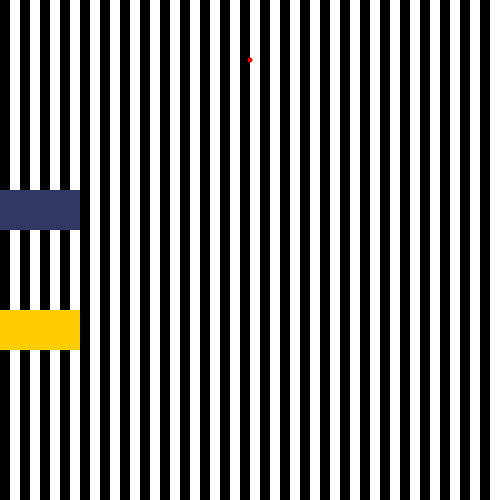
Frame 1 (no input)
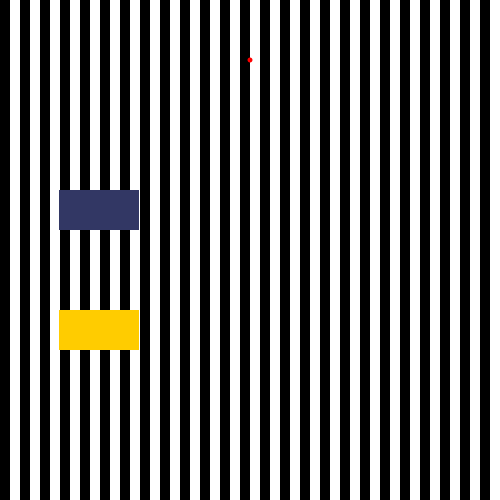
Frame 60 (the mouse pressed at the canvas centre just before this capture)
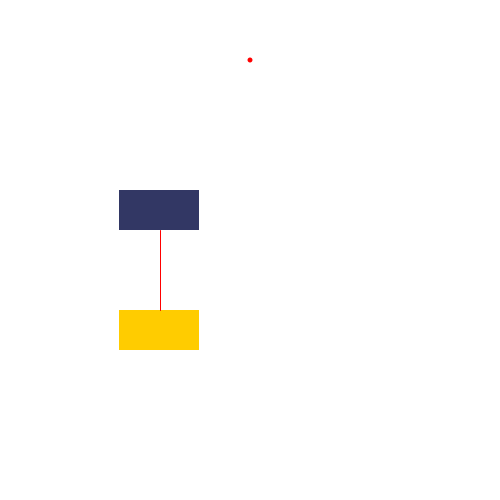
Frame 120 (the mouse held since frame 60 and released just before this capture)

The Processing sketch that drew these frames (run headless with seeded random() and noise(); from frame 60 on, the mouse is pressed at the canvas centre):

// Processing sketch: footsteps
// ── footsteps.pde
// The stripes that will be colored have this color
color blackStripes;
// Number of colored stripes
int stripeCount;
// Used for feet movement
int xPosition;
// Feet dimenions
int footWidth;
int footHeight;
// Separation between middle of canvas and each foot
int footSeparation;

void setup( ) {
  size( 500, 500 );
  blackStripes = color( 0 );
  stripeCount = 24;
  xPosition = 0;
  footWidth = 80;
  footHeight = 40;
  footSeparation = 60;
}

void draw( ) {
  drawStripes( );
  drawFeet( );
  drawMarkers( );
}

void drawStripes( ) {
  noStroke();
  // Filling rectangles interspersed
  boolean filled = true;
  // 'stripeCount * 2' because there is 'stripeCount' black stripes 
  // and 'stripeCount' white stripes.
  int stripeWidth = width / ( stripeCount * 2 );
  for( int i = 0; i < width; i += stripeWidth ) {
    // Is filled with color or not
    color c = ( filled ) ? blackStripes : color( 255 );    
    filled = !filled;
    fill( c );
    rect( i, 0, stripeWidth, height );
  }
}

void drawFeet( ) {  
  // Blue foot placed at top
  fill( color( 50, 55, 100 ) );
  rect( xPosition, height / 2 - footSeparation, footWidth, footHeight );
  // Yellow foot placed at bottom
  fill( color( 255, 204, 0 ) );
  rect( xPosition, height / 2 + footSeparation, footWidth, footHeight );
  // Move feet pixel by pixel
  if( xPosition < width ) 
    xPosition++;
  else
    xPosition = 0;
}

void drawMarkers( ) {
  // Red point at top of the canvas
  fill( color( 255, 0 ,0 ) );
  ellipse( width / 2 , 60, 5, 5 );
  // When the mouse is pressed, a red rule is painted
  // to show that feet are moving at the same speed.
  if( mousePressed == true)
    stroke( color( 255, 0, 0 ) );
  else
    noStroke();
  line( xPosition + ( footWidth / 2 ), height / 2 - ( footSeparation - footHeight ), xPosition + ( footWidth / 2 ), height / 2 + footSeparation);
}

// When click is pressed, changes the striped background to all white.
void mousePressed( ) {
  blackStripes = color( 255 );
}
// When click is released, the background is restored
void mouseReleased( ) {
  blackStripes = color( 0 );
}
